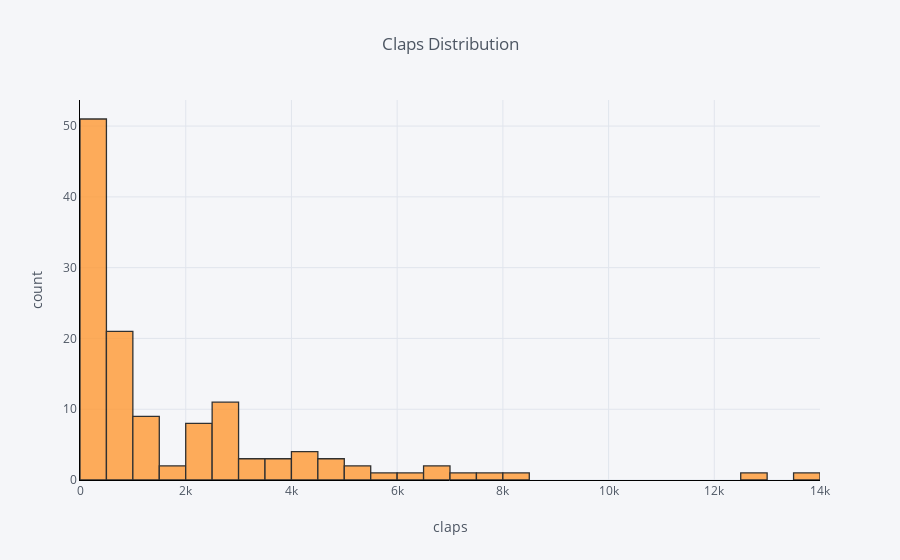

Notebook source saved alongside this figure:
### Markdown cell above
## Histograms

### Code cell
df['claps'].iplot(
    kind='hist',
    bins=30,
    xTitle='claps',
    linecolor='black',
    yTitle='count',
    title='Claps Distribution')

### Figure 1 — Plotly figure (JSON) as saved in the notebook; plotly's stock layout.template omitted (floating-point values rounded to 4 significant figures)
{"data": [{"histfunc": "count", "histnorm": "", "marker": {"color": "rgba(255, 153, 51, 1.0)", "line": {"color": "#000000", "width": 1.3}}, "name": "claps", "nbinsx": 30, "opacity": 0.8, "orientation": "v", "type": "histogram", "uid": "75fc2687-bbbc-46d1-90b9-8795e7bb6879", "x": [2, 18, 50, 0, 0, 0, 73, 234, 2, 0, 682, 58, 5, 7, 87, 23, 4, 113, 8, 17, 8, 4800, 2700, 72, 123, 857, 186, 11, 119, 2000, 4100, 59, 2700, 77, 14, 7000, 1200, 275, 1600, 1600, 1000, 4300, 4980, 12900, 223, 4900, 101, 5900, 548, 895, 6700, 6500, 2700, 1100, 2900, 2600, 2800, 5300, 1300, 1000, 7900, 364, 13500, 4100, 2200, 3900, 6300, 8200, 1300, 5400, 2300, 2700, 2100, 707, 650, 2700, 4100, 822, 830, 3700, 653, 657, 1100, 2800, 3100, 792, 222, 3300, 315, 2500, 976, 2000, 1000, 3200, 651, 2300, 809, 745, 587, 818, 2200, 1300, 630, 2600, 2000, 3600, 440, 728, 893, 205, 529, 121, 361, 31, 0, 24, 0, 5, 6, 0, 424, 443, 412, 329, 309, 75]}], "layout": {"barmode": "overlay", "legend": {"bgcolor": "#F5F6F9", "font": {"color": "#4D5663"}}, "paper_bgcolor": "#F5F6F9", "plot_bgcolor": "#F5F6F9", "title": {"font": {"color": "#4D5663"}, "text": "Claps Distribution"}, "xaxis": {"gridcolor": "#E1E5ED", "linecolor": "black", "showgrid": true, "tickfont": {"color": "#4D5663"}, "title": {"font": {"color": "#4D5663"}, "text": "claps"}, "zerolinecolor": "#E1E5ED"}, "yaxis": {"gridcolor": "#E1E5ED", "linecolor": "black", "showgrid": true, "tickfont": {"color": "#4D5663"}, "title": {"font": {"color": "#4D5663"}, "text": "count"}, "zerolinecolor": "#E1E5ED"}}}
